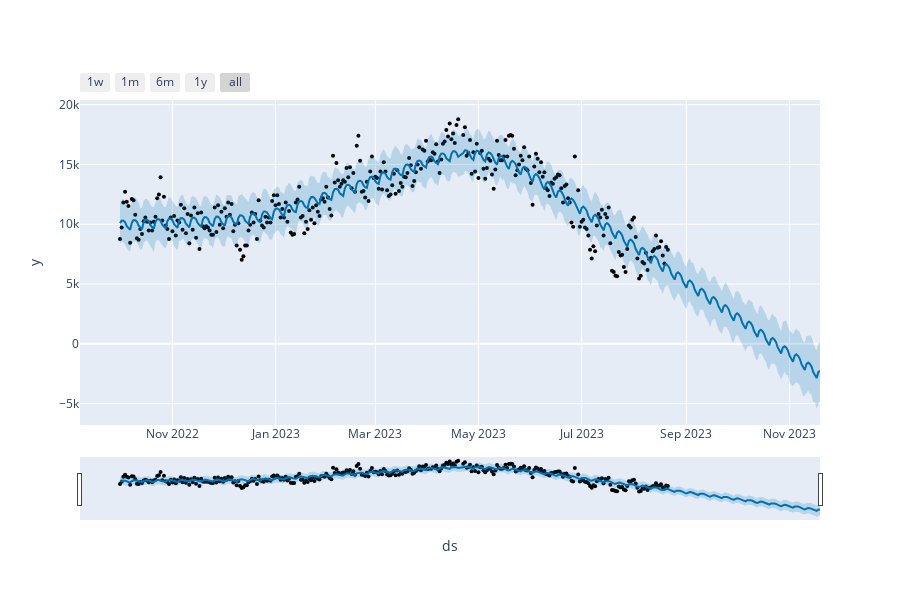

Notebook code cell kept with this figure:
### Code cell
from prophet.plot import plot_plotly, plot_components_plotly

plot_plotly(m, forecast)

### Figure 1 — Plotly figure (JSON) as saved in the notebook; plotly's stock layout.template omitted (floating-point values rounded to 4 significant figures; data arrays with more than 128 entries replaced by an {"elided": "..."} marker saying what was removed)
{"data": [{"marker": {"color": "black", "size": 4}, "mode": "markers", "name": "Actual", "type": "scatter", "x": {"elided": "322 str values"}, "y": {"elided": "322 int values"}}, {"hoverinfo": "skip", "line": {"width": 0}, "mode": "lines", "type": "scatter", "x": {"elided": "412 str values"}, "y": {"elided": "412 float values"}}, {"fill": "tonexty", "fillcolor": "rgba(0, 114, 178, 0.2)", "line": {"color": "#0072B2", "width": 2}, "mode": "lines", "name": "Predicted", "type": "scatter", "x": {"elided": "412 str values"}, "y": {"elided": "412 float values"}}, {"fill": "tonexty", "fillcolor": "rgba(0, 114, 178, 0.2)", "hoverinfo": "skip", "line": {"width": 0}, "mode": "lines", "type": "scatter", "x": {"elided": "412 str values"}, "y": {"elided": "412 float values"}}], "layout": {"height": 600, "showlegend": false, "width": 900, "xaxis": {"autorange": true, "range": ["2022-09-07 08:13:42.8571", "2023-11-19"], "rangeselector": {"buttons": [{"count": 7, "label": "1w", "step": "day", "stepmode": "backward"}, {"count": 1, "label": "1m", "step": "month", "stepmode": "backward"}, {"count": 6, "label": "6m", "step": "month", "stepmode": "backward"}, {"count": 1, "label": "1y", "step": "year", "stepmode": "backward"}, {"step": "all"}]}, "rangeslider": {"autorange": true, "range": ["2022-09-07 08:13:42.8571", "2023-11-19"], "visible": true, "yaxis": {"_template": null, "rangemode": "match"}}, "title": {"text": "ds"}, "type": "date"}, "yaxis": {"autorange": true, "range": [-6790.0, 20390.0], "title": {"text": "y"}, "type": "linear"}}}
